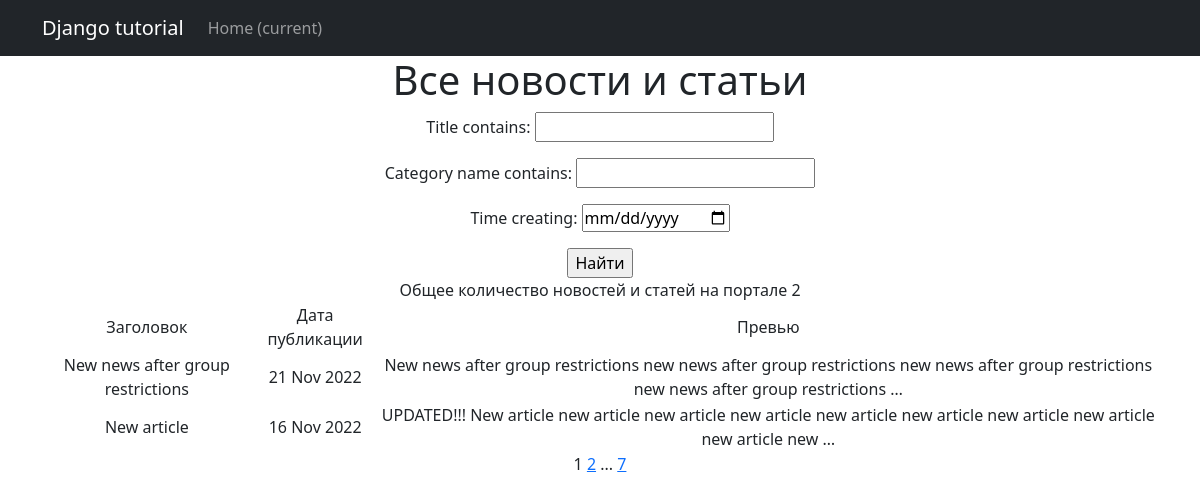
/news/search, run on the app's committed database.
### news/models.py (models this page shows, shortened)
class Post(models.Model):
    article = 'A'
    news = 'N'
    POSITIONS = [
        (article, 'Статья'),
        (news, 'Новость')
    ]
    type = models.CharField(max_length=1, choices=POSITIONS, default=news)
    time_creating = models.DateTimeField(auto_now_add=True)
    title = models.CharField(max_length=100)
    text = models.TextField()
    rate = models.IntegerField(default=0)
    author = models.ForeignKey(Author, on_delete=models.CASCADE)
    category = models.ManyToManyField(Category, through='PostCategory')

### news/views.py (the view)
# urls.py: path('news/search', PostListFiltered.as_view(), name='Filter'),
class PostListFiltered(ListView):
    model = Post
    ordering = '-time_creating'
    template_name = 'search.html'
    context_object_name = 'posts'
    paginate_by = 2
    def get_queryset(self):
        queryset = super().get_queryset()
        self.filterset = PostFilter(self.request.GET, queryset)
        return self.filterset.qs
    def get_context_data(self, **kwargs):
        context = super().get_context_data(**kwargs)
        context['filterset'] = self.filterset
        return context

### news/templatetags/custom_filters.py (called while the page is built)
@register.filter()
def censor(value):
    if not isinstance(value, str):
        raise TypeError('Incorrect type for filter "censor"')
    words = ['скач', 'редиска', 'раскол', 'раскал', 'шухер']
    value.lower()
    for i in words:
        j = 0
        while j >= 0:
            j = value.find(i)
            if j != -1:
                new_value = value[:j+1] + (len(i) - 1) * '*' + value[j+len(i):]
                value = new_value
    return value

### news/templatetags/custom_tags.py (called while the page is built)
@register.simple_tag(takes_context=True)
def url_replace(context, **kwargs):
   d = context['request'].GET.copy()
   for k, v in kwargs.items():
       d[k] = v
   return d.urlencode()

### templates/search.html (shortened to what this page needs)
{% extends 'default.html' %}
{% load custom_filters %}
{% load custom_tags %}
{% block content %}
<h1>Все новости и статьи</h1>
   <form action="" method="get">
       {{ filterset.form.as_p }}
       <input type="submit" value="Найти" />
   </form>
    {% if posts %}
        Общее количество новостей и статей на портале
        {{ posts|length }}
        <table align="center">
            <tr>
                <td>Заголовок</td>
                <td>Дата публикации</td>
                <td>Превью</td>
            </tr>
            {% for post in posts %}
            <tr>
                <td>{{ post.title }}</td>
                <td>{{ post.time_creating|date:'d M Y' }}</td>
                <td>{{ post.text|truncatewords:20|censor }}</td>
            </tr>
            {% endfor %}
        </table>
    {% else %}
        <h2>Новостей и статей нет!</h2>
    {% endif %}
   {{ page_obj.number }}
   {% if page_obj.has_next %}
       <a href="?{% url_replace page=page_obj.next_page_number %}">{{ page_obj.next_page_number }}</a>
       {% if paginator.num_pages != page_obj.next_page_number %}
           ...
           <a href="?{% url_replace page=page_obj.paginator.num_pages %}">{{ page_obj.paginator.num_pages }}</a>
       {% endif %}
   {% endif %}
{% endblock content %}

### data on the page
Post: title "New news after group restrictions", time_creating "21 Nov 2022", text|censor "New news after group restrictions new news after group restrictions new news after group restrictions new news after group restrictions …"
Post: title "New article", time_creating "16 Nov 2022", text|censor "UPDATED!!! New article new article new article new article new article new article new article new article new article new …"

### other printed values
{{ posts|length }} "2"
{{ page_obj.number }} "1"
{{ page_obj.next_page_number }} "2"
{{ page_obj.paginator.num_pages }} "7"
